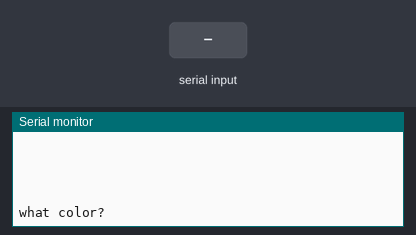
Bench run of a sketch on a simulated ESP32. Parts: the last lines printed to the serial monitor. The test bench sets the inputs (shaded band).

Above: at 1.2 s.
1.3 s: "red" received over Serial
At 3.0 s:
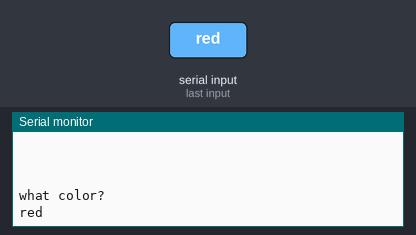
3.8 s: "orange" received over Serial
At 5.6 s:
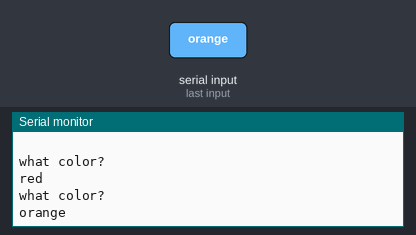
6.3 s: "yellow" received over Serial
At 8.0 s:
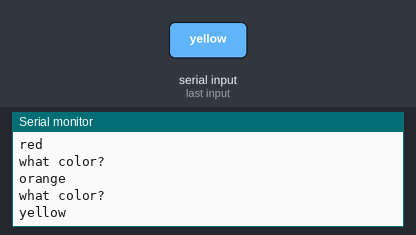
8.8 s: "green" received over Serial
At 10.6 s:
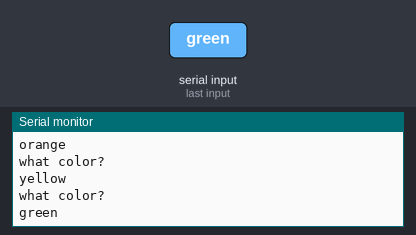
11.3 s: "blue" received over Serial
At 13.0 s:
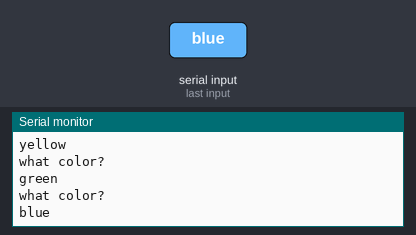
13.8 s: "purple" received over Serial
At 15.6 s:
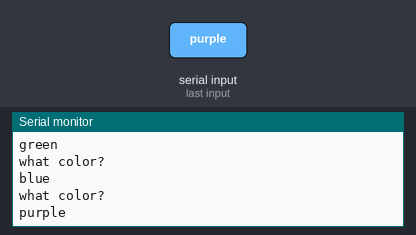

The sketch:

light_input.ino
```cpp
#define RGB_BUILTIN 2

void setup() {
  // put your setup code here, to run once:
  Serial.begin(115200);
  for (int i = 0; i < 20; i++) {
    Serial.println(" ");
  }
}

void loop() {
  String color;
  Serial.println("what color? ");
  while (Serial.available() == 0) {}
  color = Serial.readString();
  Serial.println(color);

  if (color.equals("red")) {
    neopixelWrite(RGB_BUILTIN, 255, 0, 0);  // Red
    delay(1000);
  } else if (color.equals("orange")) {
    neopixelWrite(RGB_BUILTIN, 255, 165, 0);  // Orange (sort of)
    delay(1000);
  } else if (color.equals("yellow")) {
    neopixelWrite(RGB_BUILTIN, 255, 255, 0);  // Yellow (also sort of)
    delay(1000);
  } else if (color.equals("green")) {
    neopixelWrite(RGB_BUILTIN, 0, 255, 0);  // Green
    delay(1000);
  } else if (color.equals("blue")) {
    neopixelWrite(RGB_BUILTIN, 0, 0, 255);  // Blue
    delay(1000);
  } else if (color.equals("purple") || color.equals("violet")) {
    neopixelWrite(RGB_BUILTIN, 138, 43, 226);  // Purple
    delay(1000);
  } else if (color.equals("pink")) {
    neopixelWrite(RGB_BUILTIN, 227, 28, 121);  // Pink
    delay(1000);
  } else if (color.equals("white")) {
    neopixelWrite(RGB_BUILTIN, 255, 255, 255);  // White
    delay(1000);
  } else {
    Serial.println("i dont recognize that color");
    digitalWrite(RGB_BUILTIN, LOW);  // NA
    delay(1000);
  }
}
```

Measured:
- after the input at 1.3 s, the serial monitor: prints a new line after 1.0 s (image 1)
- after the input at 3.8 s, the serial monitor: prints a new line after 1.0 s (image 2)
- after the input at 6.3 s, the serial monitor: prints a new line after 1.0 s (image 3)
- after the input at 8.8 s, the serial monitor: prints a new line after 1.0 s (image 4)
- after the input at 11.3 s, the serial monitor: prints a new line after 1.0 s (image 5)
- after the input at 13.8 s, the serial monitor: prints a new line after 1.0 s (image 6)
